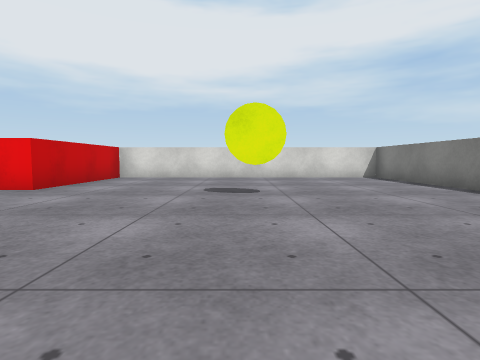
[1] (above)

17 first-person views from a walk through a 3-D level made in the Unity game engine. The camera is 0.58 m above the floor, tilts 4° down and sees 80° across. The floor is counted in squares, 1 m on a side. Each view is taken from the middle of a square. On the plan, view 1 faces up. The plan holds only what a view shows up to about 9 squares ahead; the rest is blank. Surface patterns are stand-ins for the level's own textures.

[2]
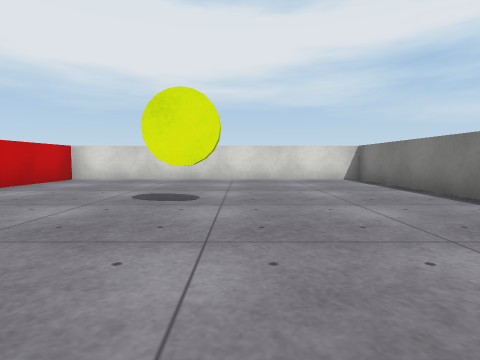

[3]
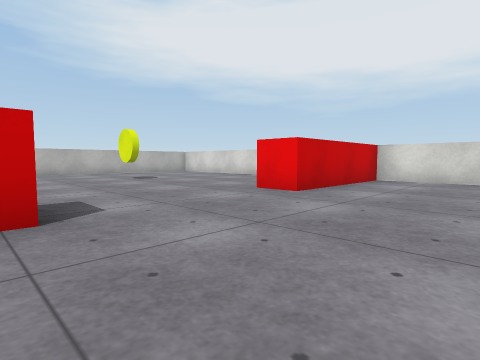

[4]
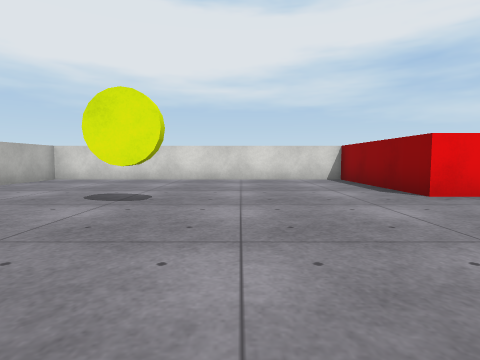

[5]
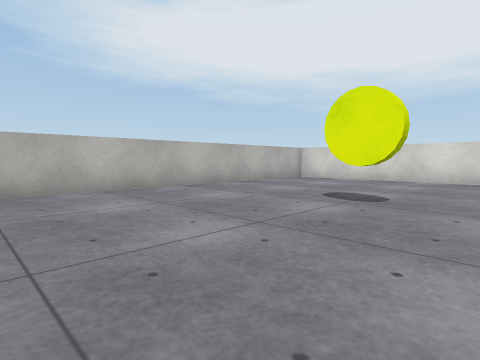

[6]
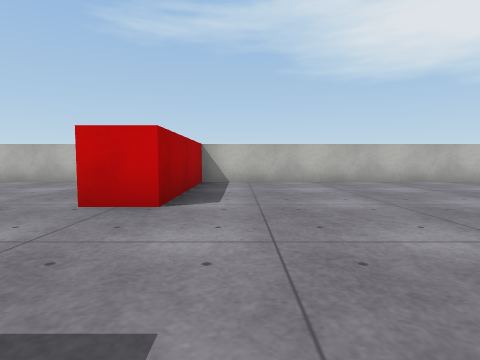

[7]
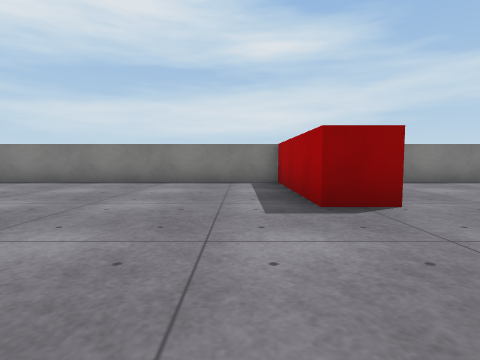

[8]
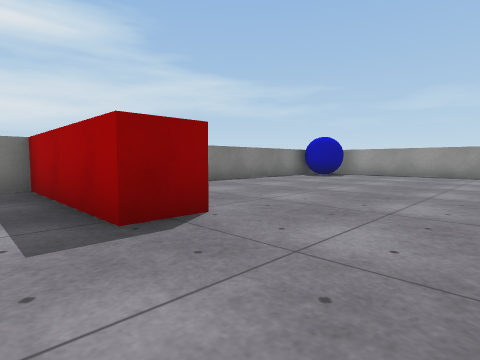

[9]
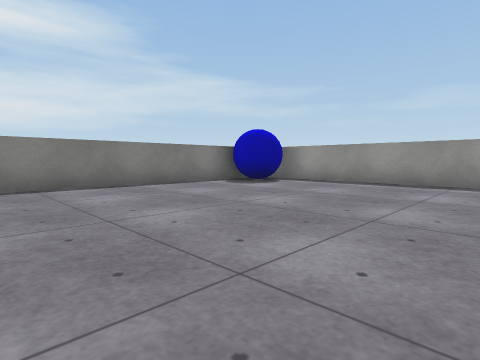

[10]
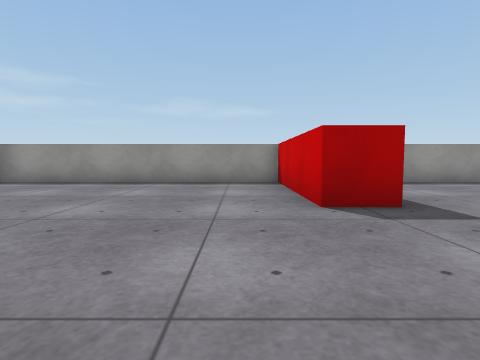

[11]
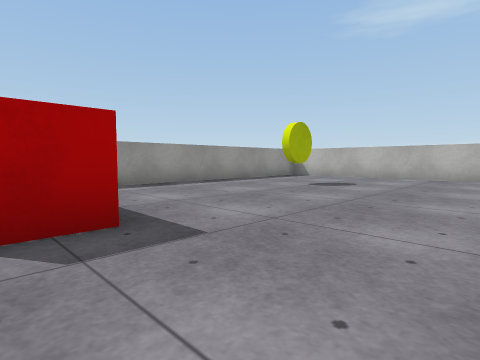

[12]
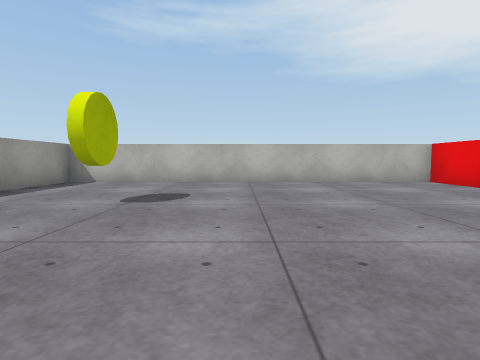

[13]
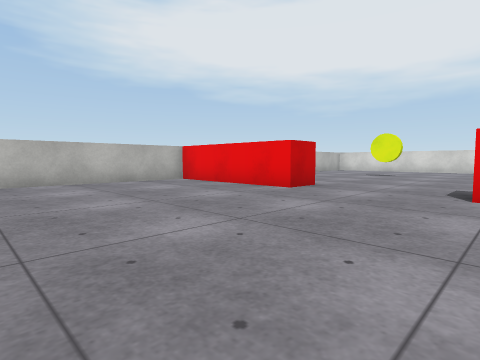

[14]
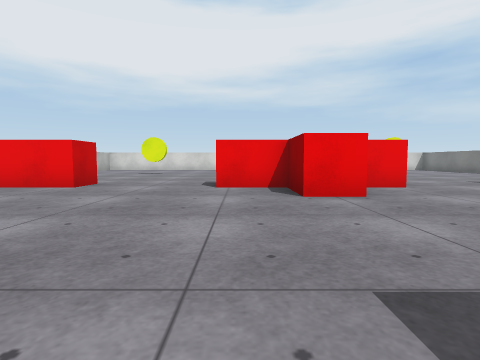

[15]
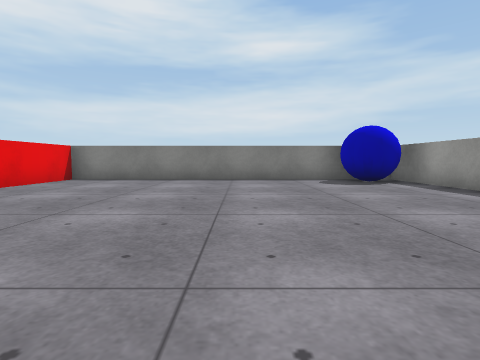

[16]
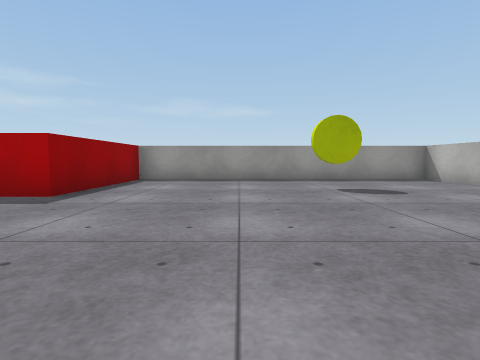

[17]
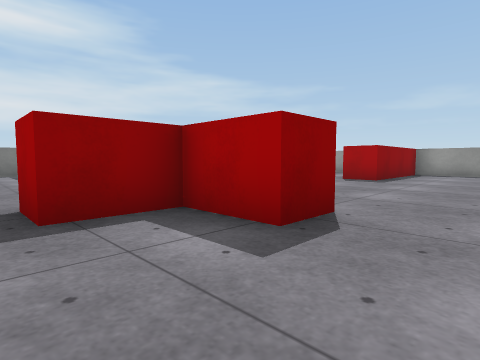

### Floor plan
Ten units are one square. View 1 is at (0, 0); x grows to the right and y downward. Boxes are objects, and circles mark ways between rooms. Rooms are numbered by the first view taken in them; rooms with no view inside come last. Other rooms are left out.
<svg viewBox="-140 -100 190 210">
<path fill="none" stroke="#000" d="M-24 10 -34 10M-65 10 -65 0 -50 0 -50 -15 -40 -15 -40 -11M5 11 5 0 45 0 45 -95 -40 -95 -40 -55 -50 -55 -50 -95 -135 -95 -135 0 -95 0 -95 10M-39 25 -50 25 -50 10 -65 10M-95 10 -135 10 -135 105 -50 105 -50 65 -40 65 -40 105 45 105M45 92 45 10 19 10"/>
<rect x="-105" y="-55" width="20" height="10" fill="#bbb"><title>other object</title></rect>
<rect x="-5" y="-55" width="10" height="10" fill="#bbb"><title>other object</title></rect>
<rect x="-105" y="75" width="10" height="10" fill="#bbb"><title>other object</title></rect>
<rect x="25" y="85" width="20" height="20" fill="#bbb"><title>blue ball</title></rect>
<circle cx="-15" cy="18" r="3" fill="#2a7"/>
<circle cx="-80" cy="13" r="3" fill="#2a7"/>
<text x="-40" y="-40">1</text>
<text x="-50" y="60">2</text>
</svg>
Room 1 opens to room 2.

Where each view was taken, in squares from view 1:
view 1: 0 up, 0 right, facing up
view 2: 1 up, 1 right, facing up
view 3: 1 up, 1 left, facing up-left
view 4: 1 up, 8 left, facing up
view 5: 1 up, 8 left, facing up-left
view 6: 1 up, 6 left, facing left
view 7: 1 up, 3 left, facing right
view 8: 1 up, 2 left, facing down-right
view 9: 3 down, 2 left, facing down-right
view 10: 3 down, 3 left, facing down
view 11: 4 down, 4 left, facing down-left
view 12: 6 down, 6 left, facing left
view 13: 6 down, 6 left, facing up-left
view 14: 7 down, 6 left, facing up
view 15: 6 down, 4 left, facing right
view 16: 2 down, 8 left, facing down
view 17: 2 up, 8 left, facing down-right
